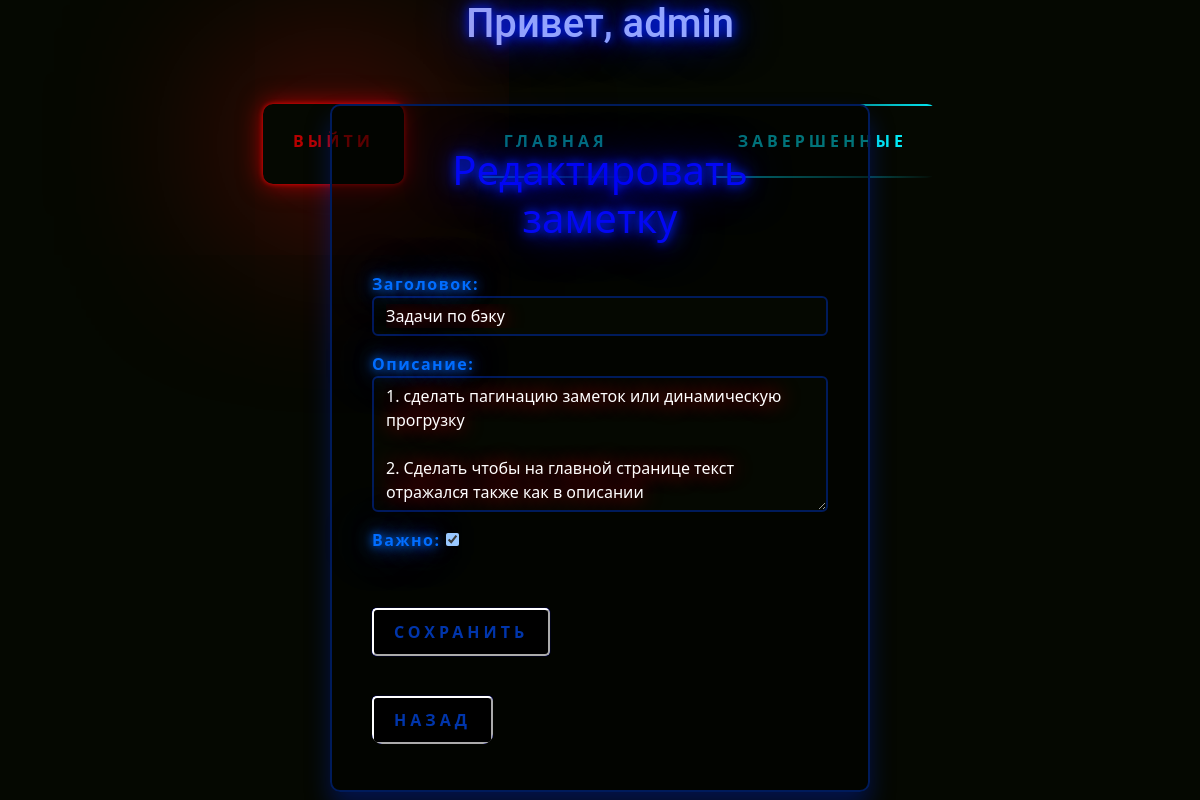
/note/38/edit/ (signed in), run on the app's committed database.
### notes_page/models.py (models this page shows, shortened)
class Notes(models.Model):
    name = models.CharField(max_length=30, blank=False, verbose_name='Заголовок')
    descriptions = models.TextField(max_length=1000, blank=True, verbose_name='Описание')
    important = models.BooleanField(blank=True, verbose_name='Важно')
    time_create = models.DateTimeField(auto_now_add=True, blank=True)
    datecompleted = models.DateTimeField(null=True, blank=True, auto_now=True)
    user_name = models.ForeignKey(User, on_delete=models.CASCADE, null=True, blank=True)
    task_complete = models.BooleanField(blank=True, default=False, verbose_name='Завершить задание')

### notes_page/views.py (the view)
# urls.py: path('note/<int:pk>/edit/', BlogUpdateView.as_view(), name='post_edit'), # Здесь можно обновить заметку
class BlogUpdateView(LoginRequiredMixin, UpdateView): # Новый класс
    form_class = NotesForm
    model = Notes
    template_name = 'notes_page/post_edit.html'
    success_url = reverse_lazy('home')

### notes_page/forms.py
class NotesForm(ModelForm):
    class Meta:
        model = Notes
        fields = ['name', 'descriptions', 'important']
        widgets = {
            'name': forms.TextInput(attrs={'class': 'form-control'}),
            'descriptions': forms.Textarea(attrs={'class': 'form-control', 'rows': 5, 'cols': 30}),
        }

### templates/notes_page/post_edit.html (shortened to what this page needs)
{% extends 'notes_page/base.html' %}
{% load static %}
{% block link %}
    <link rel="stylesheet" href="{% static 'notes_page/form.css' %}">
{% endblock %}
{% block content %}
    <div class="login-box mt-5">
            <h1>Редактировать заметку</h1>
            <form action="" method="post">{% csrf_token %}
                {{ form.as_p }}
                <div style="display: flex;flex-direction: column;">
                <div><button type="submit" class="but">Сохранить</button></div>
                <div><a href="{% url 'post_detail' notes.id %}" class="none none2"><input type="button" value="назад" class="but"/></a></div>
                </div>
            </form>
    </div>
{% endblock %}

### templates/notes_page/base.html (shortened to what this page needs)
<!DOCTYPE html>
<html lang="en">
<head>
    {% load static %}
    <link href="https://cdn.jsdelivr.net/npm/bootstrap@5.2.2/dist/css/bootstrap.min.css" rel="stylesheet">
    <link rel="stylesheet" href="{% static 'notes_page/style.css' %}">
    <link rel="stylesheet" href="{% static 'notes_page/span_color.css' %}">
    {% block link %}
    {% endblock %}
</head>
<body>
{% if user.is_authenticated %}
    <div class="main">
        <h1 class="neon text-center">Привет, {{ request.user.username }}</h1>
        <nav class="navbar navbar-expand-lg">
          <div class="container-fluid">
            <div class="collapse navbar-collapse" id="navbarNav" style="justify-content: center; align-items: center">
              <ul class="navbar-nav">
                <li class="nav-item" style="display: flex">
                        <a href="{% url "logout" %}" class="color1">
                            Выйти
                        </a>
                </li>
                <li class="nav-item">
                  <a href="{% url "home" %}">
                        <span></span>
                        <span></span>
                        Главная
                  </a>
                </li>
                <li class="nav-item">
                  <a href="{% url "home_complete" %}">
                        <span></span>
                        <span></span>
                        завершенные
                  </a>
                </li>
              </ul>
            </div>
          </div>
        </nav>
            {% block content %}
            {% endblock %}
    </div>
{% endif %}
</body>
</html>

### notes_page/static/notes_page/style.css (style rules this page uses)
:root { color-scheme: dark; --flick-big-text-shadow: 0 0 2px #fff, 0 0 4px #fff, 0 0 8px #fff, 0 0 15px #03e9f4, 0 0 30px #03e9f4, 0 0 40px #03e9f4, 0 0 70px #03e9f4, 0 0 100px #03e9f4; --flick-small-text-shadow: 0 0 1px #fff, 0 0 2px #fff, 0 0 5px #fff, 0 0 11px #e8172d, 0 0 20px #ad0013, 0 0 30px #b70000, 0 0 55px #730000, 0 0 80px #d50038; }
* { margin: 0; padding: 0; box-sizing: border-box; }
body { display: flex; justify-content: center; align-items: flex-start; height: 100vh; background: #050801; font-weight: bold; }
a { position: relative; display: inline-block; padding: 25px 30px; margin: 40px 0; color: #03e9f4; text-decoration: none; text-transform: uppercase; transition: 0.5s; letter-spacing: 4px; overflow: hidden; margin-right: 35px; margin-left: 35px; border-radius: 10px; }
.color1 { box-shadow: 0 0 5px #f40303, 0 0 25px #a90000, 0 0 200px #ff1616; color: #b70000; }
a span { position: absolute; display: block; }
a span:nth-child(1) { top: 0; left: 0; width: 100%; height: 2px; background: linear-gradient(90deg,transparent,#03e9f4); animation: animate1 1s linear infinite; }
a span:nth-child(3) { bottom: 0; right: 0; width: 100%; height: 2px; background: linear-gradient(270deg,transparent,#03e9f4); animation: animate3 1s linear infinite; animation-delay: 0.50s; }
.neon { color: #93a5ff; font-family: "Roboto", "Lucida Grande", "DejaVu Sans", "Bitstream Vera Sans", Verdana, Arial, sans-serif; }
label { color: #006dff; text-shadow: 0px 0px 10px #006dff, 1px 1px 20px #006dff, -1px -1px 50px #006dff }
.none { position: relative; display: inline-block; padding: 25px 30px; margin: 40px 0; text-decoration: none; text-transform: uppercase; transition: 0.5s; letter-spacing: 4px; overflow: hidden; margin-right: 0px; margin-left: 0px; border-radius: 10px; }
.none2 { margin: 0; padding: 0; }
p { letter-spacing: 1.5px; }

### notes_page/static/notes_page/form.css (style rules this page uses)
.login-box { width: 540px; padding: 40px; background: rgba(0,0,0,.5); box-sizing: border-box; box-shadow: 0 15px 25px rgb(0 38 191 / 38%); border: 2px solid #001b5b; border-radius: 10px; }
.login-box h1 { margin: 0 0 30px; padding: 0; color: #0307f4; text-align: center; }
.but { position: relative; display: inline-block; padding: 10px 20px; box-shadow: 0 0 1px #0307f4; color: #0035ab; font-size: 16px; font-weight: 600; text-decoration: none; text-transform: uppercase; overflow: hidden; transition: .5s; margin-top: 40px; letter-spacing: 4px; background-color: black; border-radius: 5px; }
.form-control { background-color: #050801; border: 2px solid #001b5b; color: #ffffff; text-shadow: 0px 0px 20px #ff0000; }

### templates/notes_page/post_edit.html (style rules this page uses)
h1 { color: #0022ff; text-shadow: 0px 0px 10px #0022ff, 1px 1px 20px #0022ff, -1px -1px 50px #0022ff }
textarea { max-height: 300px; }
.login-box { position: absolute; top: 50%; left: 50%; transform: translate(-50%, -50%); }

### data on the page
Notes: name "Задачи по бэку", descriptions "1. сделать пагинацию заметок или динамическую прогрузку 2. Сделать чтобы на главной странице текст отражался также как в описании", important "☑"

### other printed values
{{ request.user.username }} "admin"
